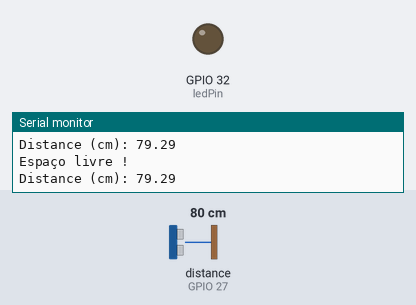
Bench run of a sketch on a simulated ESP32. On the bench: output pins drawn as LEDs (lit = HIGH), the last lines printed to the serial monitor. Wiring (inferred from the names in the program): ultrasonic range finder: trigger GPIO 26; echo GPIO 27. The test bench sets the inputs (shaded band); at power-on: distance to the obstacle (sensor on GPIO 27) 80 cm. The echo pulse lasts 58.3 µs per cm; pins used as bus, display or sensor lines are not drawn.

Above: at 1.2 s.
1.3 s: distance to the obstacle (sensor on GPIO 27) set to 17 cm
2.8 s: distance to the obstacle (sensor on GPIO 27) set to 14 cm
At 3.8 s:
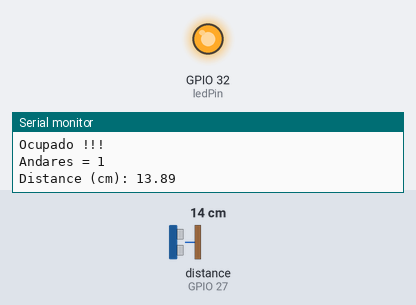
4.5 s: distance to the obstacle (sensor on GPIO 27) set to 5 cm
6.0 s: distance to the obstacle (sensor on GPIO 27) set to 2 cm
At 6.5 s:
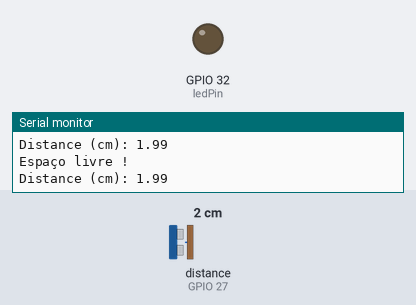
7.5 s: distance to the obstacle (sensor on GPIO 27) set to 4 cm
At 7.9 s:
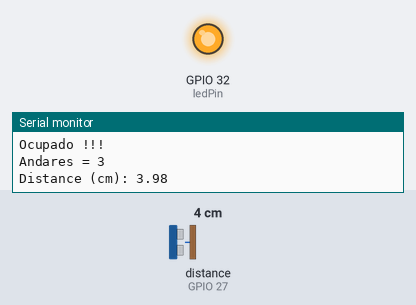
Timing chart, 0 to 10.0 s (numbered marks = the images above; inputs shaded):
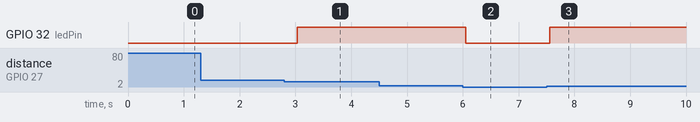

Measured:
- the behaviour switches between 16 and 15 cm on distance to the obstacle (sensor on GPIO 27) (found by bisection; images 0 and 1)
- the behaviour switches between 4 and 3 cm on distance to the obstacle (sensor on GPIO 27) (found by bisection; images 1 and 2)
- after the input at 2.8 s, GPIO 32 (ledPin): LOW → HIGH after 0.24 s
- after the input at 6.0 s, GPIO 32 (ledPin): HIGH → LOW after 0.05 s
- after the input at 7.5 s, GPIO 32 (ledPin): LOW → HIGH after 0.05 s

The sketch:

SA.ino
```cpp
const int trigPin = 26;
const int echoPin = 27;
const int ledPin = 32;

#define SOUND_SPEED 0.034

long duration;
float distanceCm;

void setup() {
  Serial.begin(115200);
  pinMode(trigPin, OUTPUT);
  pinMode(echoPin, INPUT);
  pinMode(ledPin, OUTPUT);
}

void loop() {
  digitalWrite(trigPin, LOW);
  delayMicroseconds(2);
  digitalWrite(trigPin, HIGH);
  delayMicroseconds(10);
  digitalWrite(trigPin, LOW);

  duration = pulseIn(echoPin, HIGH);

  distanceCm = duration * SOUND_SPEED/2;

  //Verificar distancia no dia da bancada;
  if(distanceCm < 15 && distanceCm > 12){
    Serial.print("Ocupado !!! \n");
    Serial.print("Andares = 1 \n");
    Serial.print("Distance (cm): ");
    Serial.println(distanceCm);
    digitalWrite(ledPin, HIGH);

  }else if(distanceCm < 13 && distanceCm > 9){
    Serial.print("Ocupado !!! \n");
    Serial.print("Andares = 2 \n");
    Serial.print("Distance (cm): ");
    Serial.println(distanceCm);
    digitalWrite(ledPin, HIGH);

  }else if(distanceCm < 9 && distanceCm > 3){
    Serial.print("Ocupado !!! \n");
    Serial.print("Andares = 3 \n");
    Serial.print("Distance (cm): ");
    Serial.println(distanceCm);
    digitalWrite(ledPin, HIGH);

  }else{
    Serial.print("Espaço livre ! \n");
    Serial.print("Distance (cm): ");
    Serial.println(distanceCm);
    digitalWrite(ledPin, LOW);

  }

  delay(300);
}
```
